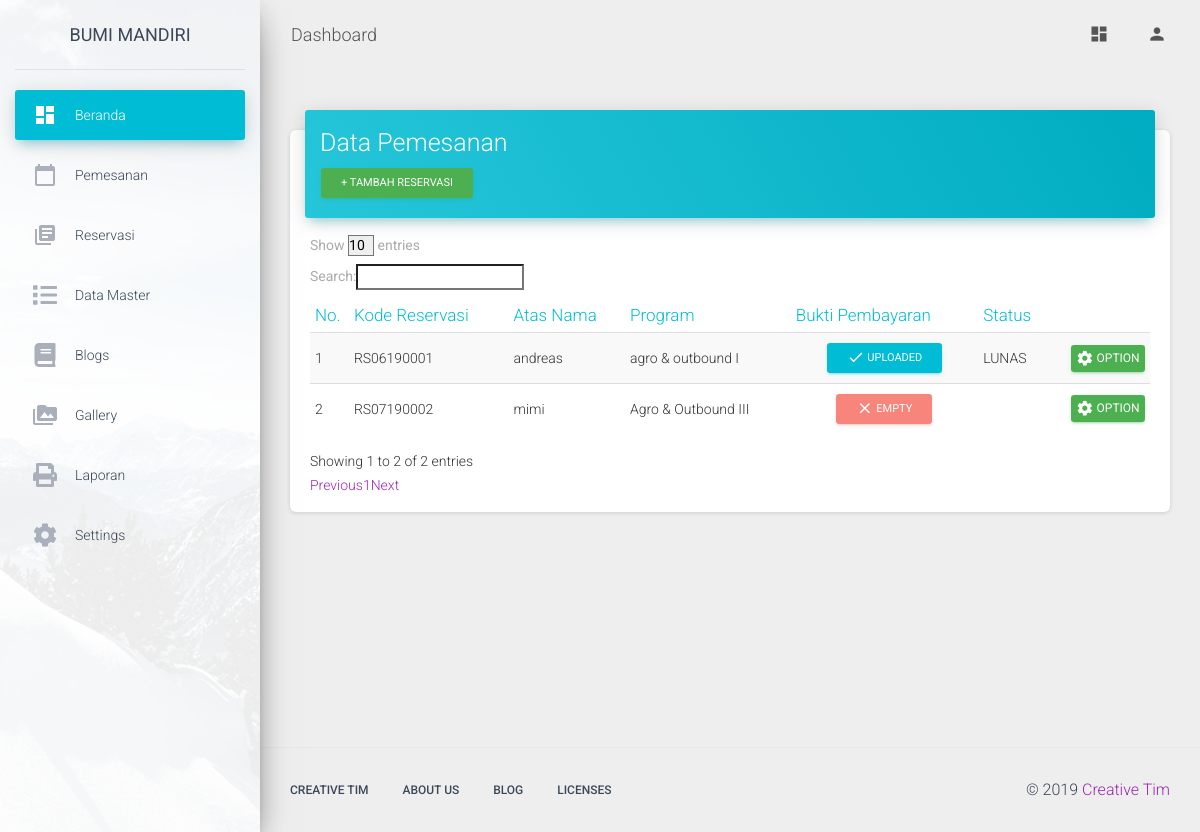
Before: /index.php/admin/pemesanan with the older database file.
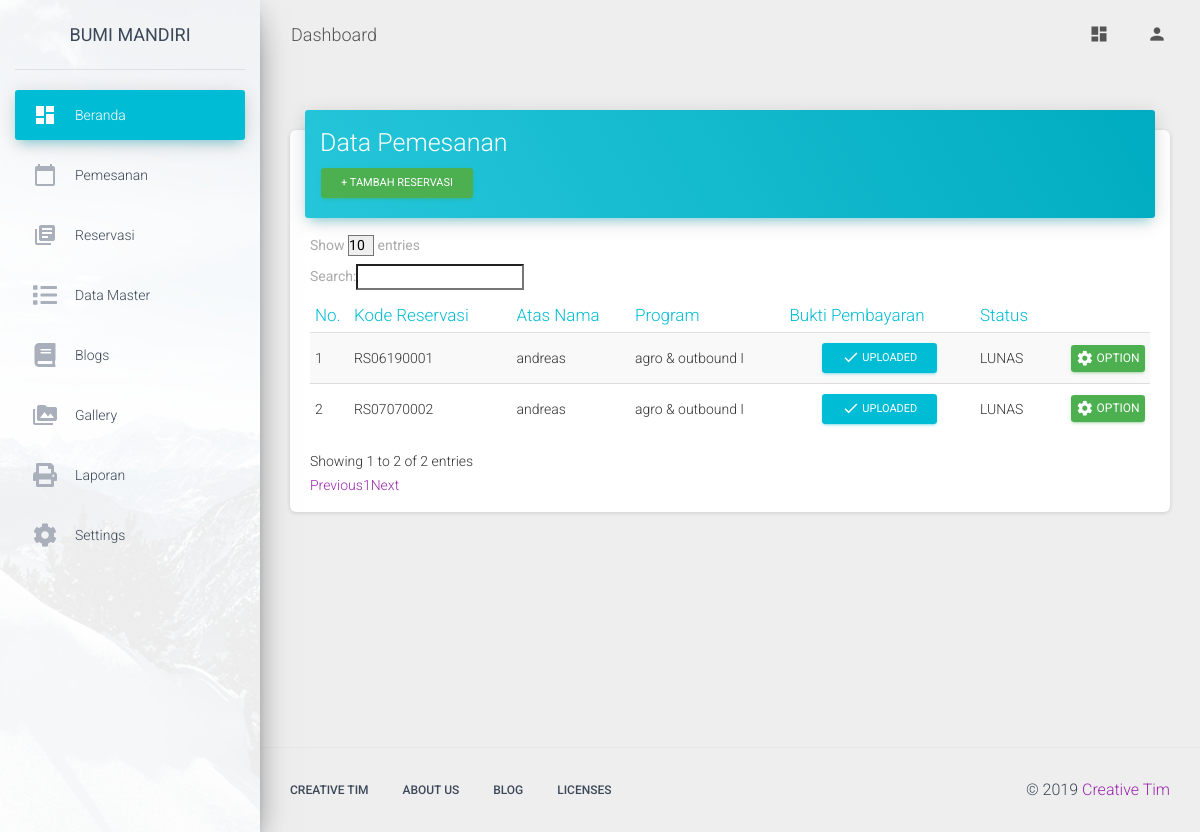
After: the same page with the newer database file.
### tables this page shows
CREATE TABLE IF NOT EXISTS `reservasi` (
  `id` int(11) NOT NULL AUTO_INCREMENT,
  `kode_reservasi` char(20) NOT NULL,
  `tgl_masuk` date NOT NULL,
  `tgl_keluar` date NOT NULL,
  `paket_program_id` int(11) NOT NULL,
  `pembayaran` varchar(8) NOT NULL,
  `id_pelanggan` int(11) NOT NULL,
  `bukti` varchar(100) NOT NULL,
  PRIMARY KEY (`id`),
  KEY `kode_reservasi` (`kode_reservasi`)
);

CREATE TABLE IF NOT EXISTS `pelanggan` (
  `id` int(11) NOT NULL,
  `nama_depan` varchar(80) NOT NULL,
  `nama_belakang` varchar(80) NOT NULL,
  `email` varchar(80) NOT NULL,
  `username` varchar(80) NOT NULL,
  `password` char(60) NOT NULL,
  `tgl_reg` date NOT NULL,
  PRIMARY KEY (`id`)
);

CREATE TABLE IF NOT EXISTS `paket_program` (
  `id` int(11) NOT NULL AUTO_INCREMENT,
  `nama_program` varchar(30) NOT NULL,
  `fasilitas` varchar(100) NOT NULL,
  `konsumsi` varchar(80) NOT NULL,
  `lama_kegiatan` varchar(20) NOT NULL,
  `jumlah_hari` int(11) NOT NULL,
  `harga` int(11) NOT NULL,
  `status` int(11) NOT NULL,
  `paket_jenis_id` int(11) NOT NULL,
  PRIMARY KEY (`id`)
);

### application/controllers/Admin.php (called while the page is built, shortened)
<?php
class Admin extends CI_Controller {
	function __construct(){
		$this->load->helper('url');
		$this->load->model('Admin_model');
		$this->load->model('Paket_model');
		$this->load->model('Reservasi_model');
		$this->load->model('Pemesanan');
	}
	public function pemesanan()
	{
		$data=array('res'=>$this->Pemesanan->get_pemesanan());
		$this->load->view('admin/template/head');
		$this->load->view('admin/template/sidebar');
		$this->load->view('admin/pemesanan', $data);
		$this->load->view('admin/template/foot');
	}
}

### index.php (called while the page is built, shortened)
<?php
require_once BASEPATH.'core/CodeIgniter.php';

### application/models/Pemesanan.php (called while the page is built, shortened)
<?php
class Pemesanan extends CI_Model {
	function get_pemesanan(){
		$result=$this->db->query("SELECT reservasi.kode_reservasi, pelanggan.nama_depan, reservasi.bukti, paket_program.nama_program, reservasi.pembayaran FROM (reservasi INNER JOIN pelanggan ON reservasi.id_pelanggan=pelanggan.id) INNER JOIN paket_program ON reservasi.paket_program_id=paket_program.id;");
        return $result;
	}
}

### application/views/admin/pemesanan.php (the view, shortened to what this page needs)
<!DOCTYPE html>
<html lang="en">
    <div class="main-panel">
     <nav class="navbar navbar-expand-lg navbar-transparent navbar-absolute fixed-top ">
        <div class="container-fluid">
          <div class="navbar-wrapper">
            <a class="navbar-brand" href="#pablo">Dashboard</a>
          </div>
          <div class="collapse navbar-collapse justify-content-end">
            <ul class="navbar-nav">
              <li class="nav-item">
                <a class="nav-link" href="#pablo">
                  <i class="material-icons">dashboard</i>
                </a>
              </li>
              <li class="nav-item dropdown">
                <a class="nav-link" href="#pablo" id="navbarDropdownProfile" data-toggle="dropdown" aria-haspopup="true" aria-expanded="false">
                  <i class="material-icons">person</i>
                </a>
              </li>
            </ul>
          </div>
        </div>
      </nav>
      <div class="content">
        <div class="container-fluid">
          <div class="">
              <div class="card">
                <div class="card-header card-header-info">
                  <h3 class="card-title">Data Pemesanan</h3>
                  <button type="button" class="btn btn-success btn-sm">+ Tambah Reservasi</button>
                </div>
                <div class="card-body table-responsive">
                  <table id="myTable" class="table table-hover  table-striped">
                    <thead class="text-info">
                      <th>No.</th>
                      <th>Kode Reservasi</th>
                      <th>Atas Nama</th>
                      <th>Program</th>
                      <th>Bukti Pembayaran</th>
                      <th>Status</th>
                      <th></th>
                    </thead>
                    <tbody><?php $no=1; ?><?php foreach ($res->result() as $post): ?>
                      <tr>
                        <td><?php echo $no++; ?></td>
                        <td><?php echo $post->kode_reservasi  ?></td>
                        <td><?php echo $post->nama_depan  ?></td>
                        <td><?php echo $post->nama_program  ?></td>
                        <td class="text-center">
                          <?php
                            if (empty($post->bukti)) {
                              echo '<button type="button"  href="" class="btn btn-danger btn-sm" data-toggle="modal" data-target="#showModal" disabled>
                            <i class="material-icons">close</i> Empty
                            </button>';
                            }
                            else{
                              echo '<button type="button"  href="',
                              'base_url();/upload/bukti/',
                              $post->bukti,
                              '" class="btn btn-info btn-sm" data-toggle="modal" data-target="#showModal">
                            <i class="material-icons">done</i> Uploaded
                            </button>';
                            }
                          ?>
                        </td>
                        <td class="status-pembayaran"><?php echo $post->pembayaran  ?></td>
                        <td class="td-actions text-right">
                              <a href="<?php echo base_url() ?>Admin/opsi_pemesanan/<?php echo $post->kode_reservasi  ?>" rel="tooltip" title="Edit" class="btn btn-success konfirmasi">
                                <i class="material-icons">settings</i> Option
                              </a>
                            </td>
                      </tr>
                    <?php endforeach; ?></tbody>
                  </table>
                </div>
              </div>
            </div>
        </div>
      </div>
      <footer class="footer">
        <div class="container-fluid">
          <nav class="float-left">
            <ul>
              <li>
                <a href="https://www.creative-tim.com">
                  Creative Tim
                </a>
              </li>
              <li>
                <a href="https://creative-tim.com/presentation">
                  About Us
                </a>
              </li>
              <li>
                <a href="http://blog.creative-tim.com">
                  Blog
                </a>
              </li>
              <li>
                <a href="https://www.creative-tim.com/license">
                  Licenses
                </a>
              </li>
            </ul>
          </nav>
          <div class="copyright float-right">
            &copy;
            <a href="https://www.creative-tim.com" target="_blank">Creative Tim</a>
          </div>
        </div>
      </footer>
    </div>
  </div>

### application/views/admin/template/head.php (shortened to what this page needs)
<!DOCTYPE html>
<html>
<head>
	<link rel="stylesheet" href="https://use.fontawesome.com/releases/v5.8.0/css/all.css"
>
  	<link rel="stylesheet" href="https://maxcdn.bootstrapcdn.com/font-awesome/latest/css/font-awesome.min.css">
  	<link href="<?php echo base_url();?>/assets/css/material-dashboard.css" rel="stylesheet" />
	<link rel="stylesheet" href="https://maxcdn.bootstrapcdn.com/font-awesome/latest/css/font-awesome.min.css">
	<link rel="stylesheet" type="text/css" href="https://cdn.datatables.net/v/bs4/dt-1.10.18/sc-2.0.0/datatables.min.css"/>
</head>

### application/views/admin/template/sidebar.php (shortened to what this page needs)
<body class="">
  <div class="wrapper ">
    <div class="sidebar" data-color="azure" data-background-color="white" data-image="<?php echo base_url();?>/assets/img/sidebar-1.jpg">
      <div class="logo">
        <a href="http://localhost/bumimmandiri/admin" class="simple-text logo-normal">
          Bumi Mandiri
        </a>
      </div>
      <div class="sidebar-wrapper">
        <ul class="nav">
          <li class="nav-item active">
            <a class="nav-link" href="http://localhost/bumimandiri/Admin">
              <i class="material-icons">dashboard</i>
              <p>Beranda</p>
            </a>
          </li>
          <li class="nav-item ">
            <a class="nav-link" href="http://localhost/bumimandiri/Admin/pemesanan">
              <i class="material-icons">calendar_today</i>
              <p>Pemesanan</p>
            </a>
          </li>
          <li class="nav-item ">
            <a class="nav-link" href="<?php echo base_url()?>Admin/reservasi">
              <i class="material-icons">library_books</i>
              <p>Reservasi</p>
            </a>
          </li>
          <li class="nav-item">
            <a class="nav-link collapsed" href="#submenu1" data-toggle="collapse" data-target="#submenu1">
              <i class="fas fa-list"></i>
              <p>Data Master</p>
            </a>
          </li>
          <li class="nav-item ">
            <a class="nav-link" href="<?php echo base_url()?>Admin/kelola_blog">
              <i class="fas fa-book"></i>
              <p>Blogs</p>
            </a>
          </li>
          <li class="nav-item ">
            <a class="nav-link" href="./notifications.html">
              <i class="material-icons">perm_media</i>
              <p>Gallery</p>
            </a>
          </li>
          <li class="nav-item">
            <a class="nav-link collapsed" href="#submenu2" data-toggle="collapse" data-target="#submenu2">
              <i class="fas fa-print"></i>
              <p>Laporan</p>
            </a>
          </li>
          <li class="nav-item">
            <a class="nav-link collapsed" href="#submenu3" data-toggle="collapse" data-target="#submenu3">
              <i class="fas fa-cog"></i>
               <p>Settings</p>
            </a>
          </li>
        </ul>
      </div>
    </div>

### application/views/admin/template/foot.php (shortened to what this page needs)
</body>
</html>

Changed rows visible on the page:
changed reservasi (number 2 of 2 on the later page): kode_reservasi "RS07190002" → "RS07070002"; id_pelanggan.nama_depan "mimi" → "andreas"; paket_program.nama_program "Agro & Outbound III" → "agro & outbound I"; bukti empty → "light.png" (drawn); pembayaran (not shown) → "LUNAS"; no longer shows "EMPTY"
